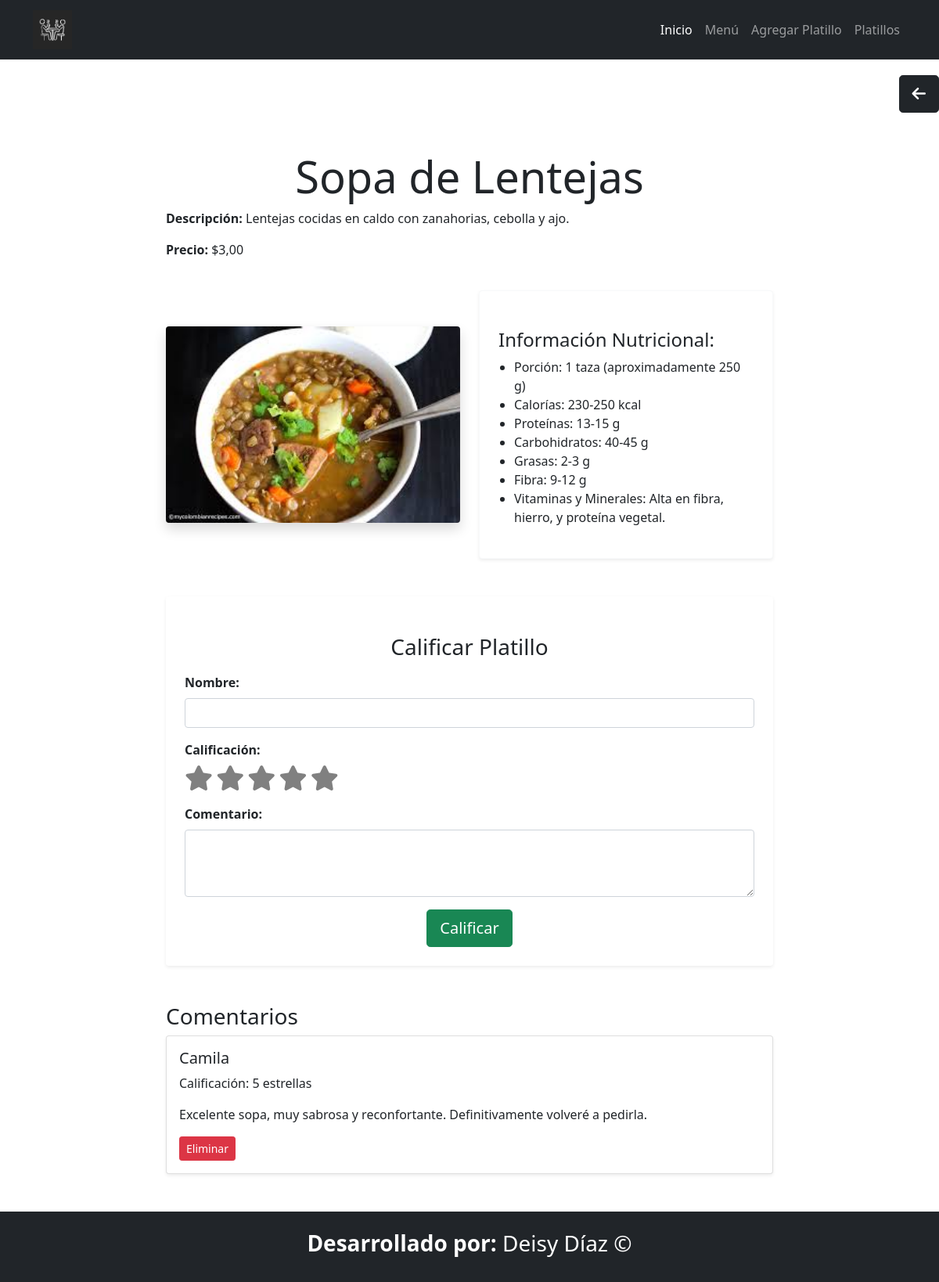
/platillo/2/, run on the app's committed database.
### Aplicaciones/Comida/models.py (models this page shows, shortened)
class Platillo (models.Model):
    TIPOS_PLATILLOS = [
        ('Sopa', 'Sopa'),
        ('Segundo', 'Segundo'),
        ('Bebida', 'Bebida'),
        ('Postre', 'Postre'),
        ('Otro', 'Otro'),
    ]
    id=models.AutoField(primary_key=True)
    nombre = models.CharField(max_length=100)
    descripcion = models.TextField()
    tipo = models.CharField(max_length=20, choices=TIPOS_PLATILLOS, default='otro')
    is_hidden = models.BooleanField(default=False)
    precio = models.DecimalField(max_digits=6, decimal_places=2)
    informacion_nutricional = models.TextField()
    fecha_disponible = models.DateField()
    foto_platillo=models.ImageField( upload_to='fotos_platillo/', null=True, blank=True)

class Calificacion(models.Model):
    platillo = models.ForeignKey(Platillo, on_delete=models.CASCADE)
    usuario = models.CharField(max_length=100)
    calificacion = models.IntegerField(choices=[(1, '1 estrella'), (2, '2 estrellas'), (3, '3 estrellas'), (4, '4 estrellas'), (5, '5 estrellas')])
    comentario = models.TextField(blank=True, null=True)

### Aplicaciones/Comida/views.py (the view, shortened to what this page needs)
# urls.py: path('platillo/<int:platillo_id>/', views.platillo_detalle, name='platillo_detalle'),
def platillo_detalle(request, platillo_id):
    platillo = get_object_or_404(Platillo, id=platillo_id)
    calificaciones = Calificacion.objects.filter(platillo=platillo)
    return render(request, 'platillo_detalle.html', {
        'platillo': platillo,
        'calificaciones': calificaciones
    })

### Aplicaciones/Comida/templates/platillo_detalle.html (shortened to what this page needs)
{% extends "plantilla.html" %}
{% block contenido %}
<div class="text-end mt-4">
    <a href="{% url 'menu_filtrado' %}" class="btn btn-dark btn-lg">
        <i class="fa fa-arrow-left"></i>
    </a>
</div>
<div class="container mt-5" style="max-width: 800px; margin: 0 auto;">
    <div class="row mb-4">
        <div class="col-12">
            <h2 class="display-4 font-weight-bold text-center">{{ platillo.nombre }}</h2>
            <p class="text-justify"><b>Descripción:</b> {{ platillo.descripcion }}</p>
            <p><b>Precio:</b> ${{ platillo.precio }}</p>
        </div>
    </div>
    <div class="row mb-5 align-items-center">
        <div class="col-md-6">
            {% if platillo.foto_platillo %}
                <img src="{{ platillo.foto_platillo.url }}" class="img-fluid rounded shadow" alt="{{ platillo.nombre }}" style="max-height: 350px; object-fit: cover; width: 100%;">
            {% else %}
                <img src="/media/fotos_platillo/default.jpg" class="img-fluid rounded shadow" alt="{{ platillo.nombre }}" style="max-height: 350px; object-fit: cover; width: 100%;">
            {% endif %}
        </div>
        <div class="col-md-6">
            <div class="card shadow-sm border-light rounded p-4 h-100">
                <h4 class="mt-4">Información Nutricional:</h4>
                <ul style="list-style-type: disc; padding-left: 20px;">
                    {% for item in platillo.informacion_nutricional.splitlines %}
                        <li>{{ item }}</li>
                    {% endfor %}
                </ul>
            </div>
        </div>
    </div>
    <div class="bg-white p-4 rounded shadow-sm">
        <h3 class="mt-4 mb-3 text-center">Calificar Platillo</h3>
        <form method="post">
            <div class="mb-3">
                <label for="usuario" class="form-label"><b>Nombre:</b></label>
                <input type="text" class="form-control" id="usuario" name="usuario" required>
            </div>
            <div class="mb-3">
                <label for="calificacion" class="form-label"><b>Calificación:</b></label>
                <div id="calificacion" class="rating">
                    <label for="star1" class="fa fa-star star"></label>
                    <label for="star2" class="fa fa-star star"></label>
                    <label for="star3" class="fa fa-star star"></label>
                    <label for="star4" class="fa fa-star star"></label>
                    <label for="star5" class="fa fa-star star"></label>
                </div>
            </div>
            <div class="mb-3">
                <label for="comentario" class="form-label"><b>Comentario:</b></label>
                <textarea class="form-control" id="comentario" name="comentario" rows="3"></textarea>
            </div>
            <div class="text-center">
                <button type="submit" class="btn btn-success btn-lg">Calificar</button>
            </div>
        </form>
    </div>
    <h3 class="mt-5">Comentarios</h3>
    {% for calificacion in calificaciones %}
        <div class="card mb-4 shadow-sm">
            <div class="card-body">
                <h5 class="card-title">{{ calificacion.usuario }}</h5>
                <p class="card-text">Calificación: {{ calificacion.calificacion }} estrellas</p>
                <p class="card-text">{{ calificacion.comentario }}</p>
                <form method="post" class="d-inline">
                    <button type="submit" class="btn btn-danger btn-sm" onclick="return confirm('¿Estás seguro de que deseas eliminar esta calificación?');">Eliminar</button>
                </form>
            </div>
        </div>
    {% empty %}
        <p class="text-muted">No hay comentarios aún.</p>
    {% endfor %}
</div>
{% endblock %}

### Aplicaciones/Comida/templates/platillo_detalle.html (style rules this page uses)
.star { font-size: 2rem; color: gray; cursor: pointer; transition: color 0.3s; }

### data on the page
Platillo: nombre "Sopa de Lentejas", descripcion "Lentejas cocidas en caldo con zanahorias, cebolla y ajo.", precio "3,00", foto_platillo (picture)
Calificacion: usuario "Camila", calificacion "5", comentario "Excelente sopa, muy sabrosa y reconfortante. Definitivamente volveré a pedirla."

### other printed values
{{ item }} "Porción: 1 taza (aproximadamente 250 g)" "Calorías: 230-250 kcal" "Proteínas: 13-15 g" "Carbohidratos: 40-45 g" "Grasas: 2-3 g" "Fibra: 9-12 g" "Vitaminas y Minerales: Alta en fibra, hierro, y proteína vegetal."
